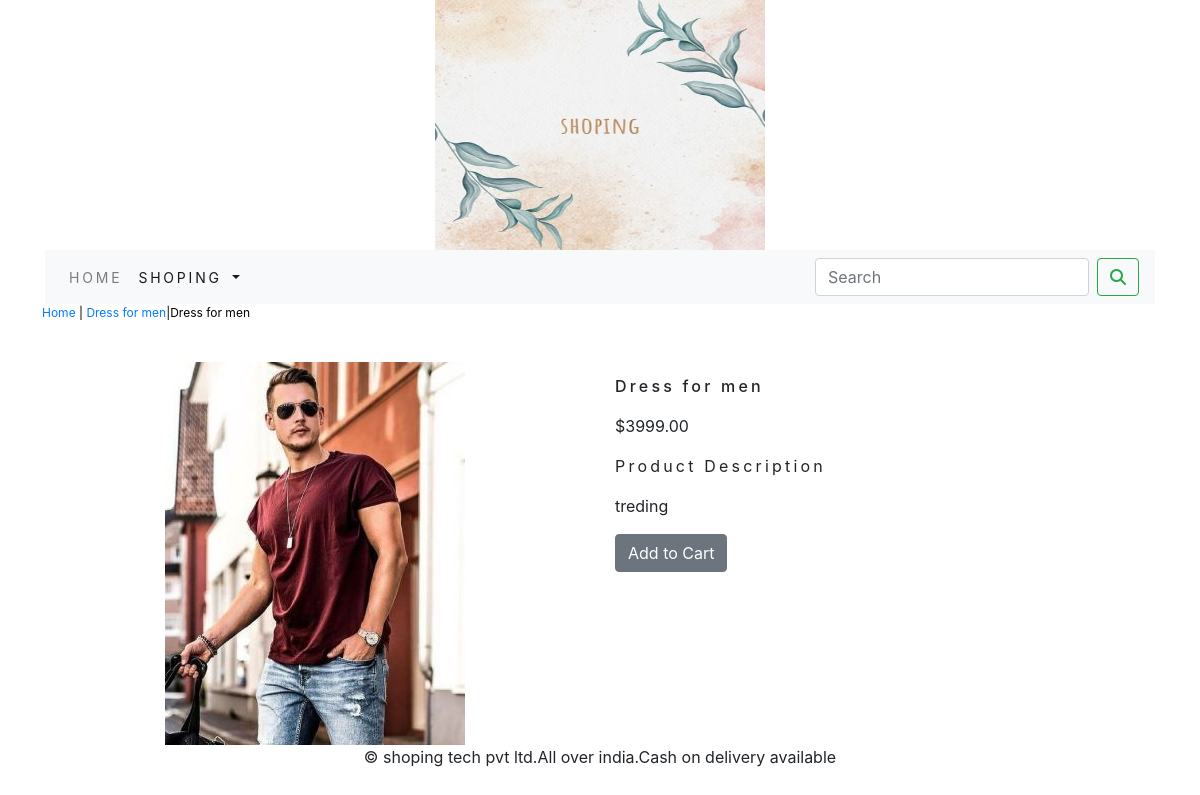
Screenshot of /shopingapp/dress-for-men/dress-for-men/ with the database file from the repository.
### shopingapp/models.py (models this page shows, shortened)
class Product(models.Model):
    name=models.CharField(max_length=250,unique=True)
    slug=models.SlugField(max_length=250,unique=True)
    description=models.TextField(blank=True)
    price=models.DecimalField(max_digits=10,decimal_places=2)
    category=models.ForeignKey(Category,on_delete=models.CASCADE)
    image=models.ImageField(upload_to='product',blank=True)
    stock=models.IntegerField()
    available=models.BooleanField(default=True)
    created=models.DateTimeField(auto_now_add=True)
    updated=models.DateTimeField(auto_now=True)
    class Meta:
        ordering=('name',)
        verbose_name='product'
        verbose_name_plural='products'

class Category(models.Model):
    name=models.CharField(max_length=250,unique=True)
    slug=models.SlugField(max_length=250,unique=True)
    description=models.TextField(blank=True)
    image=models.ImageField(upload_to='category',blank=True)
    class Meta:
        ordering= ('name',)
        verbose_name='category'
        verbose_name_plural='categories'
    def get_url(self):
            return  reverse('shopingapp:products_by_category',args=[self.slug])
    def __str__(self):
        return  '{}' .format(self.name)

### shopingapp/views.py (the view)
# urls.py: path('<slug:c_slug>/<slug:product_slug>/', views.proDetail, name='prodCatdetail')
def proDetail(request,c_slug,product_slug):
    try:
        product=Product.objects.get(category__slug=c_slug,slug=product_slug)
    except Exception as e:
        raise e
    return  render(request,'product.html',{'product':product})

### cart/context_processors.py (called while the page is built)
def counter(request):
    item_count=0
    if 'admin' in request.path:
        return  {}
    else:
        try:
            cart=Cart.objects.filter(cart_id=_cart_id(request))
            car_items=CartItem.objects.all().filter(cart=cart[:1])
            for cart_item in car_items:
                item_count += cart_item.quantity
        except Cart.DoesNotExist:
            item_count = 0
    return  dict(item_count=item_count)

### cart/views.py (called while the page is built)
def _cart_id(request):
    cart=request.session.session_key
    if not cart:
        cart=request.session.create()
    return cart

### shopingapp/context_processors.py (called while the page is built)
def menu_links(request):
    links=Category.objects.all()
    return dict(links=links)

### templates/product.html (shortened to what this page needs)
{% extends 'base.html' %}
{% load static %}
{% block content %}
<div class="row my_prod_row_class">
    <div class="mx_auto">
        <p> <a href="{% url 'shopingapp:allProdCat' %}">Home</a> | <a href="{{product.category.get_url}}">{{product.category}}</a>|{{product.name}}</p>
    </div>
<div class="container">
<br>
<div class="row">
    <div class="col-12 col-sm-12 col-md-12 col-lg-6 text-center">
        <div style="min-width:18rem">
            <img src="{{product.image.url}}" alt="{{product.name}}">
        </div>
    </div>
    <div class="col-12 col-sm-12 col-md-12 col-lg-6">
        <div>
        <h1 class="my_prod_title">{{product.name}}</h1>
        <p>${{product.price}}</p>
        <p class="my_title"> Product Description</p>
        <p class="text-justify my_prod_text">{{product.description}}</p>
        {% if product.stock <= 0 %}
        <p class="text-justify my_prod_text"><b>Out Of Stock</b></p>
        {% else %}
        <a class="btn btn-secondary" href="{% url 'cart:add_cart' product.id %}">Add to Cart</a>
        {% endif %}
    </div>
        </div>
    </div>
</div>
</div>
{% endblock %}

### static/css/custom.css (style rules this page uses)
body { font-family: 'Chivo Mono', monospace; }
.my_title { font-size:16px; text_transform:uppercase; letter-spacing:.2em; }
.my_prod_row_class .mx_auto { color:#000; font-size:12px; text-decoration:none; }
.my_prod_title { font-size:16px; text_transform:uppercase; letter-spacing:.2em; padding-top:15px; padding-bottom:10px; }
.my_prod_text { padding-right:20px; }

### rows the page displays
Product: category "Dress for men", name "Dress for men", image (picture), price "3999.00", description "treding"
